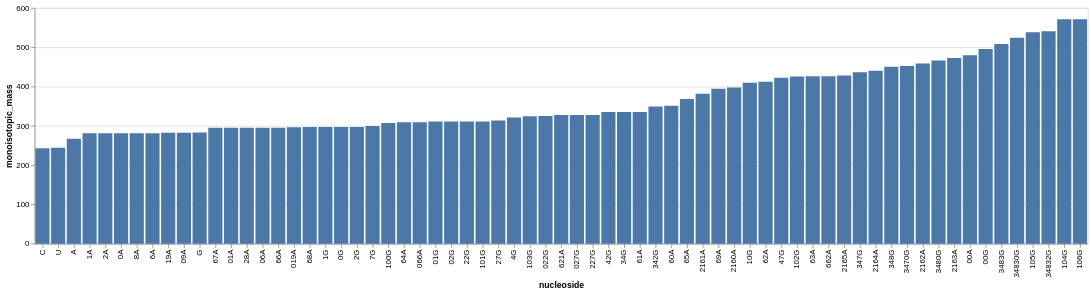

This figure's notebook cell:
### Code cell
import pandas as pd
import altair as alt

masses = pd.read_csv("../masses_all.tsv", sep="\t")

alt.Chart(masses).mark_bar(tooltip=True).encode(
    alt.X("nucleoside", sort="y"),
    alt.Y("monoisotopic_mass")
).interactive()

### Figure 1 — Vega-Lite specification as saved in the notebook (floating-point values rounded to 4 significant figures)
{"config": {"view": {"continuousWidth": 300, "continuousHeight": 300}}, "data": {"name": "data-a8421803a078abeadd355790bef63c6a"}, "mark": {"type": "bar", "tooltip": true}, "encoding": {"x": {"field": "nucleoside", "sort": "y", "type": "nominal"}, "y": {"field": "monoisotopic_mass", "type": "quantitative"}}, "$schema": "https://vega.github.io/schema/vega-lite/v5.15.1.json", "datasets": {"data-a8421803a078abeadd355790bef63c6a": [{"nucleoside": "A", "monoisotopic_mass": 267.1}, {"nucleoside": "G", "monoisotopic_mass": 283.1}, {"nucleoside": "C", "monoisotopic_mass": 243.1}, {"nucleoside": "U", "monoisotopic_mass": 244.1}, {"nucleoside": "1A", "monoisotopic_mass": 281.1}, {"nucleoside": "2A", "monoisotopic_mass": 281.1}, {"nucleoside": "0A", "monoisotopic_mass": 281.1}, {"nucleoside": "8A", "monoisotopic_mass": 281.1}, {"nucleoside": "6A", "monoisotopic_mass": 281.1}, {"nucleoside": "19A", "monoisotopic_mass": 282.1}, {"nucleoside": "09A", "monoisotopic_mass": 282.1}, {"nucleoside": "67A", "monoisotopic_mass": 295.1}, {"nucleoside": "01A", "monoisotopic_mass": 295.1}, {"nucleoside": "28A", "monoisotopic_mass": 295.1}, {"nucleoside": "06A", "monoisotopic_mass": 295.1}, {"nucleoside": "66A", "monoisotopic_mass": 295.1}, {"nucleoside": "019A", "monoisotopic_mass": 296.1}, {"nucleoside": "68A", "monoisotopic_mass": 297.1}, {"nucleoside": "64A", "monoisotopic_mass": 309.1}, {"nucleoside": "066A", "monoisotopic_mass": 309.1}, {"nucleoside": "621A", "monoisotopic_mass": 327.1}, {"nucleoside": "61A", "monoisotopic_mass": 335.2}, {"nucleoside": "60A", "monoisotopic_mass": 351.2}, {"nucleoside": "65A", "monoisotopic_mass": 368.1}, {"nucleoside": "2161A", "monoisotopic_mass": 381.1}, {"nucleoside": "69A", "monoisotopic_mass": 394.1}, {"nucleoside": "2160A", "monoisotopic_mass": 397.1}, {"nucleoside": "62A", "monoisotopic_mass": 412.1}, {"nucleoside": "63A", "monoisotopic_mass": 426.1}, {"nucleoside": "662A", "monoisotopic_mass": 426.1}, {"nucleoside": "2165A", "monoisotopic_mass": 428.1}, {"nucleoside": "2164A", "monoisotopic_mass": 440.1}, {"nucleoside": "2162A", "monoisotopic_mass": 458.1}, {"nucleoside": "2163A", "monoisotopic_mass": 472.1}, {"nucleoside": "00A", "monoisotopic_mass": 479.1}, {"nucleoside": "1G", "monoisotopic_mass": 297.1}, {"nucleoside": "0G", "monoisotopic_mass": 297.1}, {"nucleoside": "2G", "monoisotopic_mass": 297.1}, {"nucleoside": "7G", "monoisotopic_mass": 299.1}, {"nucleoside": "01G", "monoisotopic_mass": 311.1}, {"nucleoside": "02G", "monoisotopic_mass": 311.1}, {"nucleoside": "22G", "monoisotopic_mass": 311.1}, {"nucleoside": "27G", "monoisotopic_mass": 313.1}, {"nucleoside": "4G", "monoisotopic_mass": 321.1}, {"nucleoside": "022G", "monoisotopic_mass": 325.1}, {"nucleoside": "027G", "monoisotopic_mass": 327.2}, {"nucleoside": "227G", "monoisotopic_mass": 327.2}, {"nucleoside": "42G", "monoisotopic_mass": 335.1}, {"nucleoside": "34G", "monoisotopic_mass": 335.1}, {"nucleoside": "342G", "monoisotopic_mass": 349.1}, {"nucleoside": "47G", "monoisotopic_mass": 422.2}, {"nucleoside": "347G", "monoisotopic_mass": 436.2}, {"nucleoside": "348G", "monoisotopic_mass": 450.2}, {"nucleoside": "3470G", "monoisotopic_mass": 452.2}, {"nucleoside": "3480G", "monoisotopic_mass": 466.2}, {"nucleoside": "00G", "monoisotopic_mass": 495.1}, {"nucleoside": "3483G", "monoisotopic_mass": 508.2}, {"nucleoside": "34830G", "monoisotopic_mass": 524.2}, {"nucleoside": "34832G", "monoisotopic_mass": 540.2}, {"nucleoside": "100G", "monoisotopic_mass": 307.1}, {"nucleoside": "101G", "monoisotopic_mass": 311.1}, {"nucleoside": "103G", "monoisotopic_mass": 324.1}, {"nucleoside": "10G", "monoisotopic_mass": 409.2}, {"nucleoside": "102G", "monoisotopic_mass": 425.2}, {"nucleoside": "105G", "monoisotopic_mass": 538.2}, {"nucleoside": "104G", "monoisotopic_mass": 571.2}, {"nucleoside": "106G", "monoisotopic_mass": 571.2}]}}
